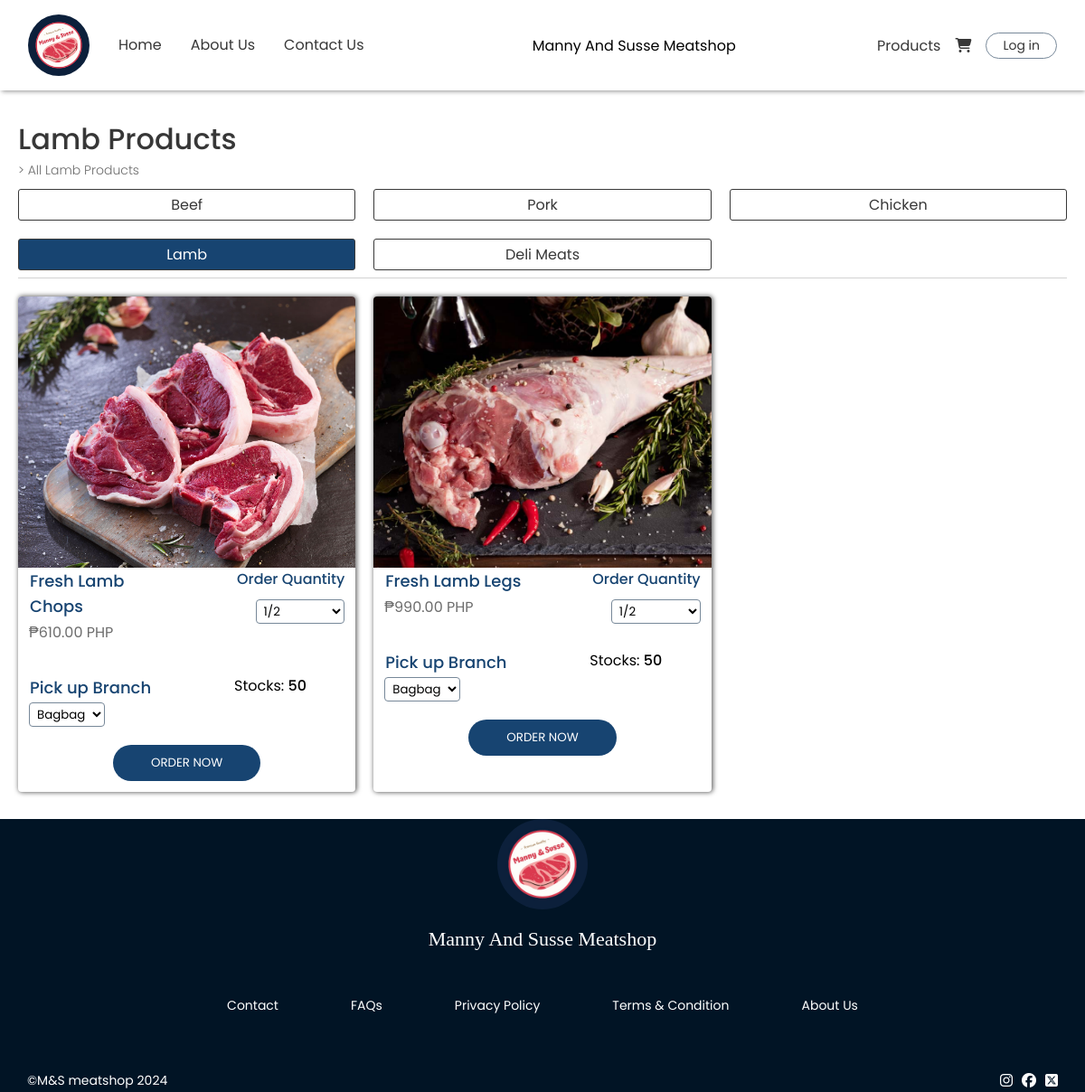
Page /components/lambprod.php on the committed database.
### tables this page shows
CREATE TABLE `tbl_products` (
  `prod_id` int(11) NOT NULL,
  `prod_name` varchar(255) NOT NULL,
  `prod_price` int(11) NOT NULL,
  `prod_type` int(11) NOT NULL,
  `prod_stocks` float NOT NULL,
  `prod_img` varchar(255) NOT NULL
);

### components/lambprod.php (the view, shortened to what this page needs)
<!DOCTYPE html>
<html lang="en">
<head>
    <link rel="stylesheet" href="../styles/general.css">
    <link rel="stylesheet" href="../styles/footer.css">
    <link rel="stylesheet" href="../styles/navbar.css">
    <link rel="stylesheet" href="../styles/products.css">
    <link rel="stylesheet" href="https://cdnjs.cloudflare.com/ajax/libs/font-awesome/6.5.2/css/all.min.css">
</head>
<body>
<?php include "./navbar.php" ?>
    <main>
        <div class="center">
            <div class="con">
                <div class="header-con">
                    <h1>Lamb Products</h1>
                    <p>> All Lamb Products</p>
                    <div class="flex-prod">
                        <a href="./products.php"><div>Beef</div></a>
                        <a href="./porkprod.php"><div>Pork</div></a>
                        <a href="./chickenprod.php"><div>Chicken</div></a>
                        <a href="./lambprod.php"><div style="background: rgb(23, 68, 113);
                        color: white;">Lamb</div></a>
                        <a href="./deliprod.php"><div style="">Deli Meats</div></a>
                    </div>
                </div>
                <div class="container">
                    <?php
                        $query = "SELECT pr.prod_id, pr.prod_name, pr.prod_stocks, pr.prod_price, pr.prod_type,
                        pr.prod_img, pt.prod_type_name FROM tbl_products pr
                        INNER JOIN tbl_product_type pt ON pr.prod_type = pt.prod_type_id;";
                        $stmt = $conn->prepare($query);
                        $stmt->execute();
                        $result = $stmt->get_result();
                        while($data = $result->fetch_assoc())
                        {
                            if($data['prod_type'] == 4 && ($data['prod_stocks'] >= 1)){
                    ?>
                    <div class="con-item" id="<?php echo $data['prod_id']; ?>">
                        <div class="img-con">
                            <img src="../assets/lamb/<?php echo $data['prod_img']; ?>" alt="">
                        </div>
                        <div class="flex-con-det">
                            <div class="con-details">
                                <div class="name"><?php echo $data["prod_name"]; ?></div>
                                <div class="price">₱<?php echo $data['prod_price']; ?>.00 PHP</div>
                            </div>
                            <div class="qnty-div">
                                <div class="name">Order Quantity</div>
                                <select name="qnty" class="qnty">
                                    <option value="1/2">1/2</option>
                                </select>
                            </div>
                        </div>
                        <div class="flex-con-det">
                            <div class="con-details">
                                <div class="name">Pick up Branch</div>
                                <select name="branch" class="branch">
                                    <option value="1">Bagbag</option>
                                </select>
                            </div>
                            <div class="input-div">
                                <div>Stocks:
                                    <span style="font-weight: 500;">
                                        <?php echo $data["prod_stocks"] ?>
                                    </span>
                                </div>
                            </div>
                        </div>
                        <div class="div-button">
                            <button>ORDER NOW</button>
                        </div>
                    </div>
                    <?php } } ?>
                </div>
            </div>
        </div>
    </main>
    <?php include "./footer.php" ?>
</body>
</html>

### styles/general.css (style rules this page uses)
* { font-family: "Poppins", sans-serif; box-sizing: border-box; margin: 0; transition: 0.3s ease; }
a { color: black; text-decoration: none; cursor: pointer; }
img { height: 100%; width: 100%; object-fit: cover; object-position: center; }
button { cursor: pointer; }

### styles/products.css (style rules this page uses)
body { margin-top: 100px; }
.center, main .center .con .container .con-item .div-button { display: flex; align-items: center; justify-content: center; }
main .con .header-con { padding-bottom: 8px; margin-bottom: 20px; border-bottom: 1px solid lightgray; }
main .con .header-con p { color: rgb(109, 109, 109); font-size: 14px; font-weight: 300; }
main .con .header-con h1 { font-weight: 500; color: rgb(55, 55, 55); }
main .center .con { max-width: 1200px; width: 100%; padding: 30px 20px; }
main .center .con .container .con-item .img-con { height: 230px; overflow: hidden; }
main .center .con .container .con-item .img-con img { object-fit: cover; object-position: center; }
main .center .con .container .con-item .con-details .name, .qnty-div .name { font-weight: 500; color: rgb(23, 68, 113); }
main .center .con .container .con-item .con-details { line-height: 28px; }
main .center .con .container .con-item .con-details .price { color: rgb(109, 109, 109); }
main .center .con .container .con-item .con-details .name { border: 1px solid transparent; }
main .center .con .container .con-item { box-shadow: 1px 0px 5px 1px rgba(0,0,0,0.56); -webkit-box-shadow: 1px 0px 5px 1px rgba(0,0,0,0.56); -moz-box-shadow: 1px 0px 5px 1px rgba(0,0,0,0.56); border-radius: 4px; overflow: hidden; }
main .center .con .container .con-item .div-button button { background: rgb(23, 68, 113); color: white; padding: 10px 42px; margin-bottom: 12px; border-radius: 50px; border: none; margin-top: 20px; }
main .center .con .container { display: grid; grid-template-columns: repeat(2, 1fr); gap: 20px; }
main .center .con .header-con .flex-prod { display: grid; grid-template-columns: repeat(3, 1fr); justify-content: space-between; gap: 20px; margin-top: 10px; }
main .center .con .header-con .flex-prod div { background: white; border: 1px solid rgb(56, 56, 56); color: rgb(55, 55, 55); text-align: center; border-radius: 3px; padding: 4px 6px; }
.flex-con-det { padding: 0 12px; }
.input-div { margin-top: 0; margin-bottom: 0; }
select { border: 1px solid lightslategray; border-radius: 4px; background: transparent; padding: 2px 4px; }
.qnty-div { display: flex; flex-direction: column; align-items: end; gap: 10px; }
.qnty-div select { width: 60%; }
@media (min-width: 768px) { main .center .con .container { grid-template-columns: repeat(3, 1fr); } }
@media (min-width: 768px) { main .center .con .container .con-item .img-con { height: 300px; } }
@media (min-width: 768px) { main .center .con .container .con-item .con-details .name { font-size: 18px; } }
@media (min-width: 768px) { main .center .con .container .con-item .con-details .price { font-size: 16px; } }
@media (min-width: 768px) { .flex-con-det { display: grid; grid-template-columns: repeat(2, 1fr); gap: 20px; } }
@media (min-width: 768px) { .input-div { display: flex; align-items: center; flex-direction: column; gap: 10px; } }

### rows in the picture
tbl_products: prod_img (picture), prod_name "Fresh Lamb Chops", prod_price "610", prod_stocks "50"
tbl_products: prod_img (picture), prod_name "Fresh Lamb Legs", prod_price "990", prod_stocks "50"
